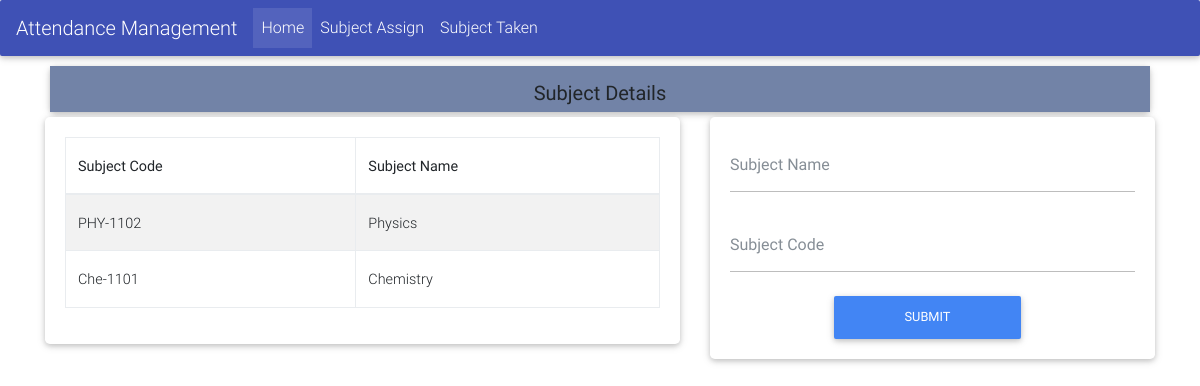
Page /Views/Admin/index.php on the committed database.
### tables this page shows
CREATE TABLE `subjects` (
  `id` int(11) NOT NULL,
  `name` varchar(255) NOT NULL,
  `sub_code` varchar(255) NOT NULL
);

### src/Attendance/Attendance.php (called while the page is built, shortened)
<?php
class Attendance{
    public $conn;
    public function __construct()
    {
        $this->conn=mysqli_connect("localhost","root","","attendance_system");
    }
    public function getAllSubjects(){
        $candidates=array();
        $query="SELECT * FROM `subjects`";
        if($result=mysqli_query($this->conn,$query)){
            while ($row=mysqli_fetch_assoc($result)){
                $candidates[]=$row;
            }
            return $candidates;
        }
    }
}

### Views/Admin/index.php (the view, shortened to what this page needs)
<?php
include_once('../../src/Attendance/Attendance.php');
$subjects= new  Attendance();
$allsubjects = $subjects->getAllSubjects();
?>
<!DOCTYPE html>
<html lang="en">
<head>
    <link type="text/css" rel="stylesheet" href="../../Resource/bootstrap/css/bootstrap.min.css">
    <link type="text/css" rel="stylesheet" href="../../Resource/MDB/css/bootstrap.min.css">
    <link type="text/css" rel="stylesheet" href="../../Resource/MDB/css/mdb.min.css">
    <link type="text/css" rel="stylesheet" href="../../Resource/MDB/css/style.css">
    <link type="text/css" rel="stylesheet" href="https://cdnjs.cloudflare.com/ajax/libs/limonte-sweetalert2/6.11.0/sweetalert2.min.css">
</head>
<body>
<nav class="navbar navbar-expand-lg navbar-dark indigo">
    <a class="navbar-brand" href="#">Attendance Management</a>
    <div class="collapse navbar-collapse" id="navbarSupportedContent">
        <ul class="navbar-nav mr-auto">
            <li class="nav-item active">
                <a class="nav-link" href="index.php">Home </a>
            </li>
            <li class="nav-item ">
                <a class="nav-link" href="subject_assign.php">Subject Assign</a>
            </li>
            <li class="nav-item ">
                <a class="nav-link" href="subject_taken.php">Subject Taken</a>
            </li>
        </ul>
    </div>
</nav>
<div class="container">
    <div class="row">
        <div class="wall col-12" style="margin-bottom: -50px;">
            <div class="row card" style="margin:5px; margin-top: 10px; ">
                <div class="footer pt-3 mdb-color lighten-2">
                    <div class="text-center">
                        <h5 class="unique-text"><strong>Subject Details</strong></h5>
                    </div>
                </div>
            </div>
            <div class="row">
                <div class="col-7">
                    <div class="card">
                        <div class="card-body">
                            <table class="table table-bordered table-striped">
                                <thead class="text-center">
                                    <tr>
                                        <th>Subject Code</th>
                                        <th>Subject Name</th>
                                    </tr>
                                </thead>
                                <tbody>
                                <?php if(!empty($allsubjects))foreach ($allsubjects as $subject){ ?>
                                    <tr>
                                        <td><?php echo $subject['sub_code']?></td>
                                        <td><?php echo $subject['name']?></td>
                                    </tr>
                                <?php } ?>
                                </tbody>
                            </table>
                        </div>
                    </div>
                </div>
                <div class="col-5">
                    <div class="card">
                        <div class="card-body">
                            <form method="post" action="store_subject.php">
                                <div class="row">
                                    <div class="col-12">
                                        <div class="md-form">
                                            <input
                                                    name="name"
                                                    placeholder="Subject Name"
                                                    type="text" class="form-control">
                                        </div>
                                    </div>
                                </div>
                                <div class="row">
                                    <div class="col-12">
                                        <div class="md-form">
                                            <input
                                                    name="sub_code"
                                                    placeholder="Subject Code"
                                                    type="text" class="form-control">
                                        </div>
                                    </div>
                                </div>
                                <div class="row">
                                    <div class="col-6 offset-2">
                                        <button type="submit" class=" btn btn-primary btn-block align-items-center ">Submit</button>
                                    </div>"
                                </div>
                            </form>
                        </div>
                    </div>
                </div>
            </div>
        </div>
    </div>
</div>
</body>
</html>

### rows in the picture
subjects: sub_code "PHY-1102", name "Physics"
subjects: sub_code "Che-1101", name "Chemistry"
